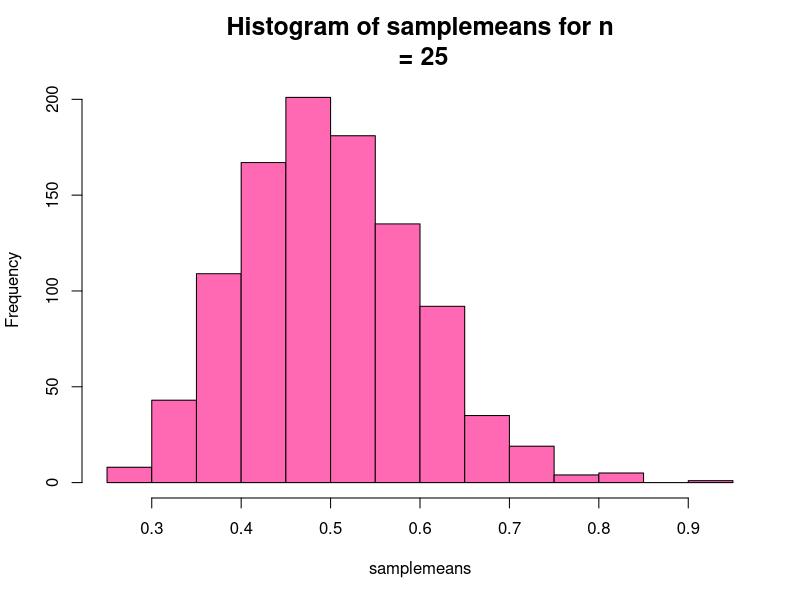
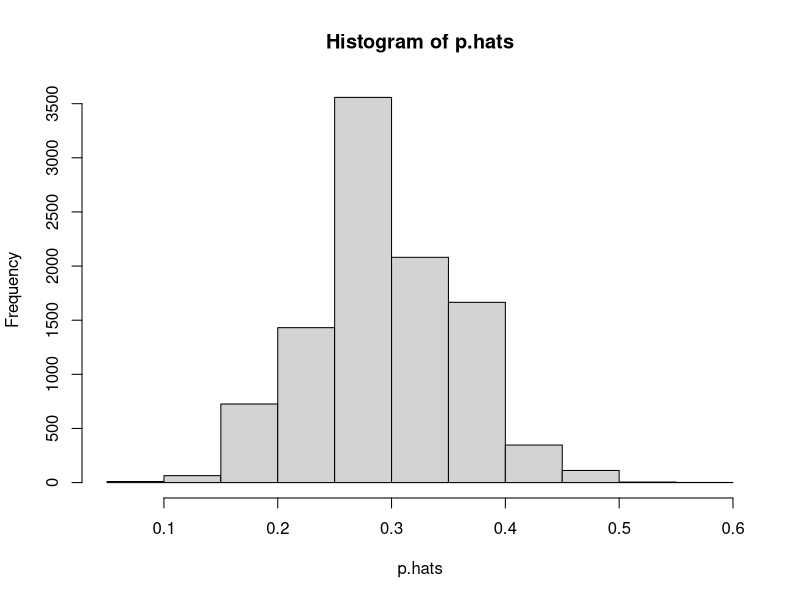
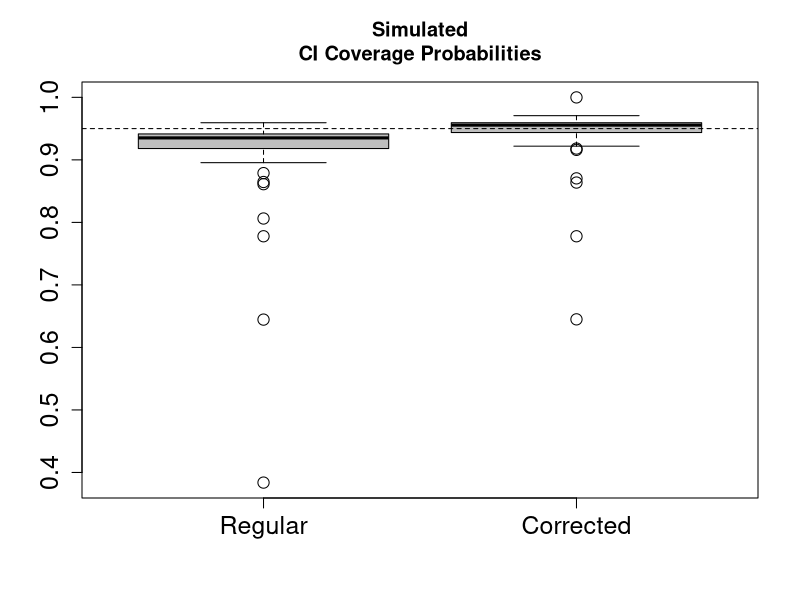
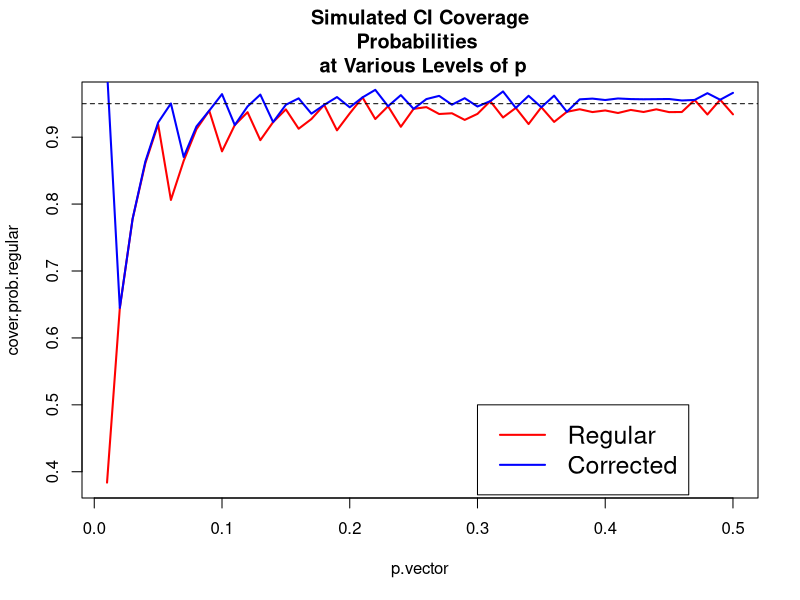

The R script that drew these images, in order:
## ---- chunk 1
################################
# Using a for loop to illustrate the
# CLT based on a exponential distribution
################################
set.seed(12345)
nsims=1000
samplemeans=rep(NA,nsims)
n=25
lambda=2

for(i in 1:nsims){
 x=rexp(n=n,rate=lambda)
 samplemeans[i]=mean(x)
}

mean(samplemeans)
var(samplemeans)

hist(samplemeans,main=paste("Histogram of samplemeans for n
 =",n),col="hotpink",cex.main=1.5)
## ---- chunk 2
################################
# Simulation to compare proportion
# CI's: regular vs. continuity corrected
################################
set.seed(021114)
nsims=10000
n=50
p=0.3
samples=rbinom(nsims,size=n,p=p)
p.hats=samples/n
hist(p.hats)
mean(p.hats)
var(p.hats)
lower.regular=p.hats-qnorm(0.975)*sqrt(p.hats*(1-p.hats)/n)
upper.regular=p.hats+qnorm(0.975)*sqrt(p.hats*(1-p.hats)/n)
lower.corrected=p.hats-(qnorm(0.975)*sqrt(p.hats*(1-p.hats)/n)+0.5/n)
upper.corrected=p.hats+(qnorm(0.975)*sqrt(p.hats*(1-p.hats)/n)+0.5/n)
mean(lower.regular<=p & upper.regular>=p)
mean(lower.corrected<=p & upper.corrected>=p)

################################
# Now using a for loop to check all different
# levels of the population proportion, p
################################
set.seed(021114)
nsims=10000
n=50
p.vector=(1:50)/100
cover.prob.regular=cover.prob.corrected=rep(NA,length(p.vector))
for(i in 1:length(p.vector)){
p=p.vector[i]
p.hats=rbinom(nsims,size=n,p=p)/n
lower.regular=p.hats-qnorm(0.975)*sqrt(p.hats*(1-p.hats)/n)
upper.regular=p.hats+qnorm(0.975)*sqrt(p.hats*(1-p.hats)/n)
lower.corrected=p.hats-(qnorm(0.975)*sqrt(p.hats*(1-p.hats)/n)+0.5/n)
upper.corrected=p.hats+(qnorm(0.975)*sqrt(p.hats*(1-p.hats)/n)+0.5/n)
cover.prob.regular[i]=mean(lower.regular<=p & upper.regular>=p)
cover.prob.corrected[i]=mean(lower.corrected<=p & upper.corrected>=p)
}
sum(cover.prob.corrected>=0.95)
sum(cover.prob.regular>=0.95)

boxplot(cover.prob.regular,cover.prob.corrected,
names=c("Regular","Corrected"),main="Simulated
CI Coverage Probabilities",
cex=1.5,cex.axis=1.5,col="gray")
abline(a=0.95,b=0,lty=2)
plot(cover.prob.regular~p.vector,col="red",
type="l",lwd=2,main="Simulated CI Coverage
Probabilities \n at Various Levels of p")
lines(cover.prob.corrected~p.vector,col="blue",
type="l",lwd=2)
legend(x=0.3,y=0.5,legend=c("Regular","Corrected")
,col=c("red","blue"),lwd=2,cex=1.5)
abline(a=0.95,b=0,lty=2)
